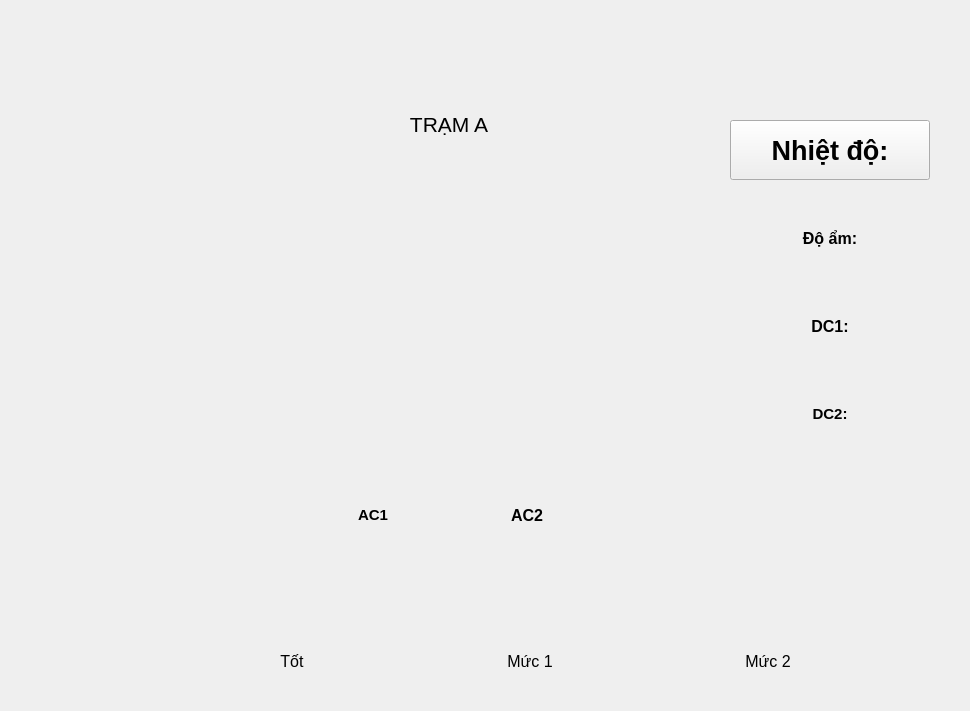
            <widget class="QWidget" name="chung">
             <widget class="QWidget" name="verticalLayoutWidget">
              <property name="geometry">
               <rect>
                <x>250</x>
                <y>10</y>
                <width>401</width>
                <height>461</height>
               </rect>
              </property>
              <layout class="QVBoxLayout" name="verticalLayout_3">
               <item>
                <widget class="QLabel" name="ten_tram">
                 <property name="maximumSize">
                  <size>
                   <width>398</width>
                   <height>16777215</height>
                  </size>
                 </property>
                 <property name="font">
                  <font>
                   <pointsize>16</pointsize>
                   <weight>50</weight>
                   <italic>false</italic>
                   <bold>false</bold>
                  </font>
                 </property>
                 <property name="styleSheet">
                  <string notr="true">font-size:5
</string>
                 </property>
                 <property name="text">
                  <string>TRẠM A</string>
                 </property>
                 <property name="alignment">
                  <set>Qt::AlignCenter</set>
                 </property>
                </widget>
               </item>
               <item>
                <widget class="QLabel" name="label_5">
                 <property name="maximumSize">
                  <size>
                   <width>398</width>
                   <height>398</height>
                  </size>
                 </property>
                 <property name="text">
                  <string/>
                 </property>
                 <property name="pixmap">
                  <pixmap>MVC BUILD/picture/anh1.png</pixmap>
                 </property>
                </widget>
               </item>
              </layout>
             </widget>
             <widget class="QWidget" name="verticalLayoutWidget_3">
              <property name="geometry">
               <rect>
                <x>730</x>
                <y>10</y>
                <width>202</width>
                <height>461</height>
               </rect>
              </property>
              <layout class="QVBoxLayout" name="verticalLayout_6">
               <item>
                <widget class="QToolButton" name="stt_tram">
                 <property name="maximumSize">
                  <size>
                   <width>200</width>
                   <height>60</height>
                  </size>
                 </property>
                 <property name="styleSheet">
                  <string notr="true">border-radius:20px
</string>
                 </property>
                 <property name="text">
                  <string/>
                 </property>
                 <property name="icon">
                  <iconset>
                   <normaloff>MVC BUILD/picture/green.png</normaloff>MVC BUILD/picture/green.png</iconset>
                 </property>
                 <property name="iconSize">
                  <size>
                   <width>50</width>
                   <height>50</height>
                  </size>
                 </property>
                </widget>
               </item>
               <item>
                <widget class="QToolButton" name="temp_value">
                 <property name="minimumSize">
                  <size>
                   <width>200</width>
                   <height>60</height>
                  </size>
                 </property>
                 <property name="font">
                  <font>
                   <pointsize>20</pointsize>
                   <weight>75</weight>
                   <bold>true</bold>
                  </font>
                 </property>
                 <property name="styleSheet">
                  <string notr="true">border-radius:20px,
font-pointSize
</string>
                 </property>
                 <property name="text">
                  <string>Nhiệt độ:</string>
                 </property>
                 <property name="icon">
                  <iconset>
                   <normaloff>MVC BUILD/picture/green.png</normaloff>MVC BUILD/picture/green.png</iconset>
                 </property>
                 <property name="iconSize">
                  <size>
                   <width>30</width>
                   <height>30</height>
                  </size>
                 </property>
                 <property name="toolButtonStyle">
                  <enum>Qt::ToolButtonTextBesideIcon</enum>
                 </property>
                </widget>
               </item>
               <item>
                <widget class="QToolButton" name="humi_value">
                 <property name="minimumSize">
                  <size>
                   <width>200</width>
                   <height>60</height>
                  </size>
                 </property>
                 <property name="font">
                  <font>
                   <pointsize>12</pointsize>
                   <weight>75</weight>
                   <bold>true</bold>
                  </font>
                 </property>
                 <property name="styleSheet">
                  <string notr="true">border-radius:20px
</string>
                 </property>
                 <property name="text">
                  <string>Độ ẩm:</string>
                 </property>
                 <property name="icon">
                  <iconset>
                   <normaloff>MVC BUILD/picture/green.png</normaloff>MVC BUILD/picture/green.png</iconset>
                 </property>
                 <property name="iconSize">
                  <size>
                   <width>30</width>
                   <height>30</height>
                  </size>
                 </property>
                 <property name="toolButtonStyle">
                  <enum>Qt::ToolButtonTextBesideIcon</enum>
                 </property>
                </widget>
               </item>
               <item>
                <widget class="QToolButton" name="dc1_value">
                 <property name="minimumSize">
                  <size>
                   <width>200</width>
                   <height>60</height>
                  </size>
                 </property>
                 <property name="font">
                  <font>
                   <pointsize>12</pointsize>
                   <weight>75</weight>
                   <bold>true</bold>
                  </font>
                 </property>
                 <property name="styleSheet">
                  <string notr="true">border-radius:20px
</string>
                 </property>
                 <property name="text">
                  <string>DC1:</string>
                 </property>
                 <property name="icon">
                  <iconset>
                   <normaloff>MVC BUILD/picture/green.png</normaloff>MVC BUILD/picture/green.png</iconset>
                 </property>
                 <property name="iconSize">
                  <size>
                   <width>30</width>
                   <height>30</height>
                  </size>
                 </property>
                 <property name="toolButtonStyle">
                  <enum>Qt::ToolButtonTextBesideIcon</enum>
                 </property>
                </widget>
               </item>
               <item>
                <widget class="QToolButton" name="dc2_value">
                 <property name="minimumSize">
                  <size>
                   <width>200</width>
                   <height>60</height>
                  </size>
                 </property>
                 <property name="font">
                  <font>
                   <pointsize>11</pointsize>
                   <weight>75</weight>
                   <bold>true</bold>
                  </font>
                 </property>
                 <property name="styleSheet">
                  <string notr="true">border-radius:20px
</string>
                 </property>
                 <property name="text">
                  <string>DC2:</string>
                 </property>
                 <property name="icon">
                  <iconset>
                   <normaloff>MVC BUILD/picture/green.png</normaloff>MVC BUILD/picture/green.png</iconset>
                 </property>
                 <property name="iconSize">
                  <size>
                   <width>30</width>
                   <height>30</height>
                  </size>
                 </property>
                 <property name="toolButtonStyle">
                  <enum>Qt::ToolButtonTextBesideIcon</enum>
                 </property>
                </widget>
               </item>
              </layout>
             </widget>
             <widget class="QWidget" name="horizontalLayoutWidget_4">
              <property name="geometry">
               <rect>
                <x>100</x>
                <y>620</y>
                <width>861</width>
                <height>82</height>
               </rect>
              </property>
              <layout class="QHBoxLayout" name="horizontalLayout_6">
               <item>
                <widget class="QToolButton" name="tot">
                 <property name="minimumSize">
                  <size>
                   <width>60</width>
                   <height>80</height>
                  </size>
                 </property>
                 <property name="maximumSize">
                  <size>
                   <width>80</width>
                   <height>80</height>
                  </size>
                 </property>
                 <property name="font">
                  <font>
                   <pointsize>12</pointsize>
                  </font>
                 </property>
                 <property name="styleSheet">
                  <string notr="true">border-radius:20px
</string>
                 </property>
                 <property name="text">
                  <string>Tốt</string>
                 </property>
                 <property name="icon">
                  <iconset>
                   <normaloff>MVC BUILD/picture/green.png</normaloff>MVC BUILD/picture/green.png</iconset>
                 </property>
                 <property name="iconSize">
                  <size>
                   <width>30</width>
                   <height>30</height>
                  </size>
                 </property>
                 <property name="toolButtonStyle">
                  <enum>Qt::ToolButtonTextUnderIcon</enum>
                 </property>
                </widget>
               </item>
               <item>
                <widget class="QToolButton" name="muc_1">
                 <property name="minimumSize">
                  <size>
                   <width>80</width>
                   <height>80</height>
                  </size>
                 </property>
                 <property name="maximumSize">
                  <size>
                   <width>80</width>
                   <height>80</height>
                  </size>
                 </property>
                 <property name="font">
                  <font>
                   <pointsize>12</pointsize>
                  </font>
                 </property>
                 <property name="styleSheet">
                  <string notr="true">border-radius:20px
</string>
                 </property>
                 <property name="text">
                  <string>Mức 1</string>
                 </property>
                 <property name="icon">
                  <iconset>
                   <normaloff>MVC BUILD/picture/yellow.png</normaloff>MVC BUILD/picture/yellow.png</iconset>
                 </property>
                 <property name="iconSize">
                  <size>
                   <width>30</width>
                   <height>30</height>
                  </size>
                 </property>
                 <property name="toolButtonStyle">
                  <enum>Qt::ToolButtonTextUnderIcon</enum>
                 </property>
                </widget>
               </item>
               <item>
                <widget class="QToolButton" name="muc_2">
                 <property name="minimumSize">
                  <size>
                   <width>80</width>
                   <height>80</height>
                  </size>
                 </property>
                 <property name="maximumSize">
                  <size>
                   <width>80</width>
                   <height>80</height>
                  </size>
                 </property>
                 <property name="font">
                  <font>
                   <pointsize>12</pointsize>
                  </font>
                 </property>
                 <property name="styleSheet">
                  <string notr="true">border-radius:20px
</string>
                 </property>
                 <property name="text">
                  <string>Mức 2</string>
                 </property>
                 <property name="icon">
                  <iconset>
                   <normaloff>MVC BUILD/picture/red.png</normaloff>MVC BUILD/picture/red.png</iconset>
                 </property>
                 <property name="iconSize">
                  <size>
                   <width>30</width>
                   <height>30</height>
                  </size>
                 </property>
                 <property name="toolButtonStyle">
                  <enum>Qt::ToolButtonTextUnderIcon</enum>
                 </property>
                </widget>
               </item>
              </layout>
             </widget>
             <widget class="QWidget" name="horizontalLayoutWidget_2">
              <property name="geometry">
               <rect>
                <x>250</x>
                <y>480</y>
                <width>401</width>
                <height>71</height>
               </rect>
              </property>
              <layout class="QHBoxLayout" name="horizontalLayout_3">
               <item>
                <widget class="QToolButton" name="ac1_value">
                 <property name="minimumSize">
                  <size>
                   <width>50</width>
                   <height>50</height>
                  </size>
                 </property>
                 <property name="font">
                  <font>
                   <pointsize>11</pointsize>
                   <weight>75</weight>
                   <bold>true</bold>
                  </font>
                 </property>
                 <property name="styleSheet">
                  <string notr="true">border-radius:20px
</string>
                 </property>
                 <property name="text">
                  <string>AC1</string>
                 </property>
                 <property name="icon">
                  <iconset>
                   <normaloff>MVC BUILD/picture/green.png</normaloff>MVC BUILD/picture/green.png</iconset>
                 </property>
                 <property name="iconSize">
                  <size>
                   <width>30</width>
                   <height>30</height>
                  </size>
                 </property>
                 <property name="checkable">
                  <bool>false</bool>
                 </property>
                 <property name="checked">
                  <bool>false</bool>
                 </property>
                 <property name="toolButtonStyle">
                  <enum>Qt::ToolButtonTextUnderIcon</enum>
                 </property>
                </widget>
               </item>
               <item>
                <widget class="QToolButton" name="ac2_value">
                 <property name="minimumSize">
                  <size>
                   <width>50</width>
                   <height>50</height>
                  </size>
                 </property>
                 <property name="font">
                  <font>
                   <pointsize>12</pointsize>
                   <weight>75</weight>
                   <bold>true</bold>
                  </font>
                 </property>
                 <property name="styleSheet">
                  <string notr="true">border-radius:20px
</string>
                 </property>
                 <property name="text">
                  <string>AC2</string>
                 </property>
                 <property name="icon">
                  <iconset>
                   <normaloff>MVC BUILD/picture/green.png</normaloff>MVC BUILD/picture/green.png</iconset>
                 </property>
                 <property name="iconSize">
                  <size>
                   <width>30</width>
                   <height>30</height>
                  </size>
                 </property>
                 <property name="toolButtonStyle">
                  <enum>Qt::ToolButtonTextUnderIcon</enum>
                 </property>
                </widget>
               </item>
              </layout>
             </widget>
            </widget>
